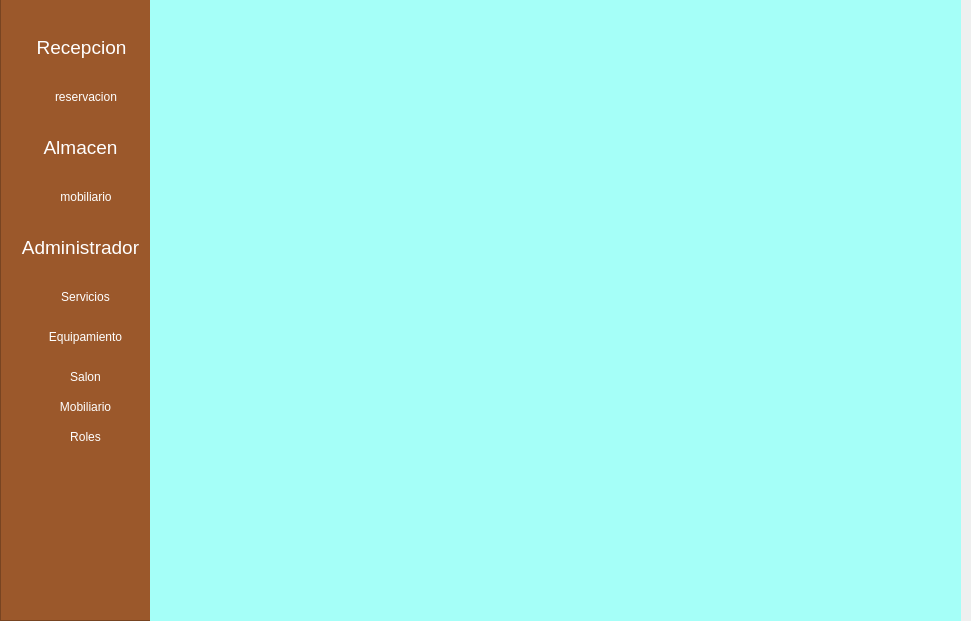
<?xml version="1.0" encoding="UTF-8"?>
<ui version="4.0">
 <class>MainWindow</class>
 <widget class="QMainWindow" name="MainWindow">
  <property name="geometry">
   <rect>
    <x>0</x>
    <y>0</y>
    <width>971</width>
    <height>621</height>
   </rect>
  </property>
  <property name="windowTitle">
   <string>MainWindow</string>
  </property>
  <widget class="QWidget" name="centralwidget">
   <widget class="QFrame" name="sideBar">
    <property name="geometry">
     <rect>
      <x>0</x>
      <y>-20</y>
      <width>151</width>
      <height>641</height>
     </rect>
    </property>
    <property name="styleSheet">
     <string notr="true">background-color: rgba(155, 88, 43, 1.0);</string>
    </property>
    <property name="frameShape">
     <enum>QFrame::Shape::StyledPanel</enum>
    </property>
    <property name="frameShadow">
     <enum>QFrame::Shadow::Raised</enum>
    </property>
    <widget class="QPushButton" name="btnRecepcion">
     <property name="geometry">
      <rect>
       <x>21</x>
       <y>50</y>
       <width>121</width>
       <height>34</height>
      </rect>
     </property>
     <property name="font">
      <font>
       <pointsize>14</pointsize>
      </font>
     </property>
     <property name="styleSheet">
      <string notr="true">border: none;
background-color: rgb(155, 88, 43);
color: rgb(255, 255, 255);
</string>
     </property>
     <property name="text">
      <string>Recepcion</string>
     </property>
    </widget>
    <widget class="QPushButton" name="btnAlmacen">
     <property name="geometry">
      <rect>
       <x>20</x>
       <y>150</y>
       <width>121</width>
       <height>34</height>
      </rect>
     </property>
     <property name="minimumSize">
      <size>
       <width>92</width>
       <height>0</height>
      </size>
     </property>
     <property name="font">
      <font>
       <pointsize>14</pointsize>
      </font>
     </property>
     <property name="styleSheet">
      <string notr="true">border: none;
background-color: rgb(155, 88, 43);
color: rgb(255, 255, 255);
</string>
     </property>
     <property name="text">
      <string>Almacen</string>
     </property>
    </widget>
    <widget class="QWidget" name="subMenuRecepcion" native="true">
     <property name="geometry">
      <rect>
       <x>20</x>
       <y>90</y>
       <width>120</width>
       <height>51</height>
      </rect>
     </property>
     <property name="styleSheet">
      <string notr="true">background-color: rgb(155, 88, 43);</string>
     </property>
     <widget class="QPushButton" name="reservacion">
      <property name="geometry">
       <rect>
        <x>20</x>
        <y>10</y>
        <width>92</width>
        <height>34</height>
       </rect>
      </property>
      <property name="styleSheet">
       <string notr="true">border: none;
background-color: rgb(155, 88, 43);
color: rgb(255, 255, 255);
</string>
      </property>
      <property name="text">
       <string>reservacion</string>
      </property>
     </widget>
    </widget>
    <widget class="QPushButton" name="btnAdministracion">
     <property name="geometry">
      <rect>
       <x>10</x>
       <y>250</y>
       <width>141</width>
       <height>34</height>
      </rect>
     </property>
     <property name="font">
      <font>
       <pointsize>14</pointsize>
      </font>
     </property>
     <property name="styleSheet">
      <string notr="true">border: none;
background-color: rgb(155, 88, 43);
color: rgb(255, 255, 255);

</string>
     </property>
     <property name="text">
      <string>Administrador</string>
     </property>
    </widget>
    <widget class="QWidget" name="subMenuAlmacen" native="true">
     <property name="geometry">
      <rect>
       <x>20</x>
       <y>190</y>
       <width>120</width>
       <height>51</height>
      </rect>
     </property>
     <property name="styleSheet">
      <string notr="true">background-color: rgb(155, 88, 43);</string>
     </property>
     <widget class="QPushButton" name="mobiliario">
      <property name="geometry">
       <rect>
        <x>20</x>
        <y>10</y>
        <width>92</width>
        <height>34</height>
       </rect>
      </property>
      <property name="styleSheet">
       <string notr="true">border: none;
background-color: rgb(155, 88, 43);
color: rgb(255, 255, 255);
</string>
      </property>
      <property name="text">
       <string>mobiliario</string>
      </property>
     </widget>
    </widget>
    <widget class="QWidget" name="subMenuAdministracion" native="true">
     <property name="geometry">
      <rect>
       <x>20</x>
       <y>290</y>
       <width>120</width>
       <height>241</height>
      </rect>
     </property>
     <property name="styleSheet">
      <string notr="true">background-color: rgba(155, 88, 43, 1.0)</string>
     </property>
     <widget class="QPushButton" name="servicios">
      <property name="geometry">
       <rect>
        <x>10</x>
        <y>10</y>
        <width>111</width>
        <height>34</height>
       </rect>
      </property>
      <property name="layoutDirection">
       <enum>Qt::LayoutDirection::RightToLeft</enum>
      </property>
      <property name="styleSheet">
       <string notr="true">border: none;
background-color: rgb(155, 88, 43);
color: rgb(255, 255, 255);

</string>
      </property>
      <property name="text">
       <string>Servicios</string>
      </property>
     </widget>
     <widget class="QPushButton" name="equipamiento">
      <property name="geometry">
       <rect>
        <x>10</x>
        <y>50</y>
        <width>111</width>
        <height>34</height>
       </rect>
      </property>
      <property name="layoutDirection">
       <enum>Qt::LayoutDirection::RightToLeft</enum>
      </property>
      <property name="styleSheet">
       <string notr="true">border: none;
background-color: rgb(155, 88, 43);
color: rgb(255, 255, 255);
</string>
      </property>
      <property name="text">
       <string>Equipamiento</string>
      </property>
     </widget>
     <widget class="QPushButton" name="equipamiento_2">
      <property name="geometry">
       <rect>
        <x>10</x>
        <y>90</y>
        <width>111</width>
        <height>34</height>
       </rect>
      </property>
      <property name="layoutDirection">
       <enum>Qt::LayoutDirection::RightToLeft</enum>
      </property>
      <property name="styleSheet">
       <string notr="true">border: none;
background-color: rgb(155, 88, 43);
color: rgb(255, 255, 255);
</string>
      </property>
      <property name="text">
       <string>Salon</string>
      </property>
     </widget>
     <widget class="QPushButton" name="equipamiento_3">
      <property name="geometry">
       <rect>
        <x>10</x>
        <y>120</y>
        <width>111</width>
        <height>34</height>
       </rect>
      </property>
      <property name="layoutDirection">
       <enum>Qt::LayoutDirection::RightToLeft</enum>
      </property>
      <property name="styleSheet">
       <string notr="true">border: none;
background-color: rgb(155, 88, 43);
color: rgb(255, 255, 255);
</string>
      </property>
      <property name="text">
       <string>Mobiliario</string>
      </property>
     </widget>
     <widget class="QPushButton" name="equipamiento_4">
      <property name="geometry">
       <rect>
        <x>10</x>
        <y>150</y>
        <width>111</width>
        <height>34</height>
       </rect>
      </property>
      <property name="layoutDirection">
       <enum>Qt::LayoutDirection::RightToLeft</enum>
      </property>
      <property name="styleSheet">
       <string notr="true">border: none;
background-color: rgb(155, 88, 43);
color: rgb(255, 255, 255);
</string>
      </property>
      <property name="text">
       <string>Roles</string>
      </property>
     </widget>
    </widget>
   </widget>
   <widget class="QStackedWidget" name="stackedWidget">
    <property name="geometry">
     <rect>
      <x>150</x>
      <y>0</y>
      <width>811</width>
      <height>641</height>
     </rect>
    </property>
    <property name="styleSheet">
     <string notr="true"/>
    </property>
    <widget class="QWidget" name="inicio">
     <property name="styleSheet">
      <string notr="true">background-color: rgb(165, 255, 248);</string>
     </property>
    </widget>
    <widget class="QWidget" name="adminServicios">
     <property name="styleSheet">
      <string notr="true">background-color: rgba(245, 221, 178, 1.0);</string>
     </property>
     <widget class="QTabWidget" name="tabWidget">
      <property name="geometry">
       <rect>
        <x>10</x>
        <y>0</y>
        <width>781</width>
        <height>601</height>
       </rect>
      </property>
      <property name="cursor">
       <cursorShape>PointingHandCursor</cursorShape>
      </property>
      <property name="styleSheet">
       <string notr="true">QTabWidget::pane {
    border-top: 3px solid #9b582b;
	color: rgb(155, 88, 43);
    margin-top: 5px;
}

QTabWidget::tab-bar {
    alignment: left;
}

QTabBar::tab {
    background-color: #9b582b;
	selection-color: rgb(155, 88, 43);
    border: 1px solid #c0c0c0;
    padding: 8px 16px;
    margin-right: 2px;
    border-top-left-radius: 4px;
    border-top-right-radius: 4px;
}

QTabBar::tab:selected {
    background-color: #c67037;
    border-bottom-color: white;
}

QTabBar::tab:hover {
    background-color: rgb(105, 60, 29);
}</string>
      </property>
      <property name="currentIndex">
       <number>1</number>
      </property>
      <widget class="QWidget" name="tab_3">
       <attribute name="title">
        <string>Tipo de servicios</string>
       </attribute>
       <widget class="QLabel" name="label_7">
        <property name="geometry">
         <rect>
          <x>30</x>
          <y>20</y>
          <width>251</width>
          <height>41</height>
         </rect>
        </property>
        <property name="font">
         <font>
          <family>Adwaita Sans</family>
          <pointsize>-1</pointsize>
          <bold>true</bold>
         </font>
        </property>
        <property name="styleSheet">
         <string notr="true">color: rgba(155, 88, 43, 1.0);
font-size: 28px;</string>
        </property>
        <property name="text">
         <string>Tipo de servicio</string>
        </property>
       </widget>
       <widget class="QLineEdit" name="lineEdit_5">
        <property name="geometry">
         <rect>
          <x>40</x>
          <y>70</y>
          <width>521</width>
          <height>41</height>
         </rect>
        </property>
        <property name="styleSheet">
         <string notr="true">color: rgb(0, 0, 0);
border-radius: 5px;
border-bottom: 3px solid rgba(155, 88, 43, 1.0);
border-right: 3px solid  rgba(155, 88, 43, 1.0);</string>
        </property>
        <property name="text">
         <string/>
        </property>
        <property name="placeholderText">
         <string>Servicio de copiado</string>
        </property>
       </widget>
       <widget class="QPushButton" name="pushButton_3">
        <property name="geometry">
         <rect>
          <x>570</x>
          <y>70</y>
          <width>161</width>
          <height>41</height>
         </rect>
        </property>
        <property name="styleSheet">
         <string notr="true">border-radius: 10px;
background-color: rgb(38, 96, 255);
background-color: rgb(34, 76, 184);</string>
        </property>
        <property name="text">
         <string>Buscar</string>
        </property>
       </widget>
       <widget class="QTableWidget" name="tableWidget">
        <property name="geometry">
         <rect>
          <x>40</x>
          <y>130</y>
          <width>671</width>
          <height>371</height>
         </rect>
        </property>
        <column>
         <property name="text">
          <string>Codigo del servicio</string>
         </property>
        </column>
        <column>
         <property name="text">
          <string>Nombre</string>
         </property>
        </column>
       </widget>
      </widget>
      <widget class="QWidget" name="tab_4">
       <attribute name="title">
        <string>Servicios</string>
       </attribute>
       <widget class="QLabel" name="label_2">
        <property name="geometry">
         <rect>
          <x>20</x>
          <y>10</y>
          <width>251</width>
          <height>41</height>
         </rect>
        </property>
        <property name="font">
         <font>
          <family>Adwaita Sans</family>
          <pointsize>-1</pointsize>
          <bold>true</bold>
         </font>
        </property>
        <property name="styleSheet">
         <string notr="true">color: rgba(155, 88, 43, 1.0);
font-size: 28px;</string>
        </property>
        <property name="text">
         <string>Servicios</string>
        </property>
       </widget>
       <widget class="QLineEdit" name="sNombreSer">
        <property name="geometry">
         <rect>
          <x>70</x>
          <y>130</y>
          <width>291</width>
          <height>51</height>
         </rect>
        </property>
        <property name="styleSheet">
         <string notr="true">color: rgb(0, 0, 0);
border-radius: 5px;
border-bottom: 3px solid rgba(155, 88, 43, 1.0);
border-right: 3px solid  rgba(155, 88, 43, 1.0);</string>
        </property>
        <property name="text">
         <string/>
        </property>
        <property name="placeholderText">
         <string>Servicio de copiado</string>
        </property>
       </widget>
       <widget class="QPushButton" name="sConfirmar">
        <property name="geometry">
         <rect>
          <x>100</x>
          <y>380</y>
          <width>261</width>
          <height>61</height>
         </rect>
        </property>
        <property name="styleSheet">
         <string notr="true">border-radius: 10px;
background-color: #2B9B32;</string>
        </property>
        <property name="text">
         <string>Confirmar</string>
        </property>
       </widget>
       <widget class="QPushButton" name="sCancelar">
        <property name="geometry">
         <rect>
          <x>400</x>
          <y>380</y>
          <width>261</width>
          <height>61</height>
         </rect>
        </property>
        <property name="styleSheet">
         <string notr="true">border-radius: 10px;
background-color: #CA301B;</string>
        </property>
        <property name="text">
         <string>Cancelar</string>
        </property>
       </widget>
       <widget class="QLineEdit" name="sTipoServicio">
        <property name="geometry">
         <rect>
          <x>70</x>
          <y>260</y>
          <width>291</width>
          <height>51</height>
         </rect>
        </property>
        <property name="styleSheet">
         <string notr="true">color: rgb(0, 0, 0);
border-radius: 5px;
border-bottom: 3px solid rgba(155, 88, 43, 1.0);
border-right: 3px solid  rgba(155, 88, 43, 1.0);</string>
        </property>
        <property name="text">
         <string/>
        </property>
        <property name="placeholderText">
         <string>Servicios empresariales</string>
        </property>
       </widget>
       <widget class="QLineEdit" name="sDescripcion">
        <property name="geometry">
         <rect>
          <x>400</x>
          <y>260</y>
          <width>291</width>
          <height>51</height>
         </rect>
        </property>
        <property name="styleSheet">
         <string notr="true">color: rgb(0, 0, 0);
border-radius: 5px;
border-bottom: 3px solid rgba(155, 88, 43, 1.0);
border-right: 3px solid  rgba(155, 88, 43, 1.0);</string>
        </property>
        <property name="text">
         <string/>
        </property>
        <property name="placeholderText">
         <string>Copias</string>
        </property>
       </widget>
       <widget class="QLineEdit" name="sCostoRenta">
        <property name="geometry">
         <rect>
          <x>400</x>
          <y>130</y>
          <width>291</width>
          <height>51</height>
         </rect>
        </property>
        <property name="styleSheet">
         <string notr="true">color: rgb(0, 0, 0);
border-radius: 5px;
border-bottom: 3px solid rgba(155, 88, 43, 1.0);
border-right: 3px solid  rgba(155, 88, 43, 1.0);</string>
        </property>
        <property name="text">
         <string/>
        </property>
        <property name="placeholderText">
         <string>500.99</string>
        </property>
       </widget>
       <widget class="QLabel" name="label_3">
        <property name="geometry">
         <rect>
          <x>70</x>
          <y>80</y>
          <width>291</width>
          <height>41</height>
         </rect>
        </property>
        <property name="font">
         <font>
          <family>Adwaita Sans</family>
          <pointsize>18</pointsize>
          <bold>false</bold>
         </font>
        </property>
        <property name="styleSheet">
         <string notr="true">color: rgba(155, 88, 43, 1.0);
</string>
        </property>
        <property name="text">
         <string>Nombre del servicio</string>
        </property>
       </widget>
       <widget class="QLabel" name="label_4">
        <property name="geometry">
         <rect>
          <x>70</x>
          <y>210</y>
          <width>291</width>
          <height>41</height>
         </rect>
        </property>
        <property name="font">
         <font>
          <family>Adwaita Sans</family>
          <pointsize>18</pointsize>
          <bold>false</bold>
         </font>
        </property>
        <property name="styleSheet">
         <string notr="true">color: rgba(155, 88, 43, 1.0);
</string>
        </property>
        <property name="text">
         <string>Tipo de servicio</string>
        </property>
       </widget>
       <widget class="QLabel" name="label_5">
        <property name="geometry">
         <rect>
          <x>400</x>
          <y>210</y>
          <width>291</width>
          <height>41</height>
         </rect>
        </property>
        <property name="font">
         <font>
          <family>Adwaita Sans</family>
          <pointsize>18</pointsize>
          <bold>false</bold>
         </font>
        </property>
        <property name="styleSheet">
         <string notr="true">color: rgba(155, 88, 43, 1.0);
</string>
        </property>
        <property name="text">
         <string>Descripcion</string>
        </property>
       </widget>
       <widget class="QLabel" name="label_6">
        <property name="geometry">
         <rect>
          <x>400</x>
          <y>80</y>
          <width>291</width>
          <height>41</height>
         </rect>
        </property>
        <property name="font">
         <font>
          <family>Adwaita Sans</family>
          <pointsize>18</pointsize>
          <bold>false</bold>
         </font>
        </property>
        <property name="styleSheet">
         <string notr="true">color: rgba(155, 88, 43, 1.0);
</string>
        </property>
        <property name="text">
         <string>Costo de renta</string>
        </property>
       </widget>
       <widget class="QLabel" name="sMensaje">
        <property name="geometry">
         <rect>
          <x>280</x>
          <y>470</y>
          <width>251</width>
          <height>41</height>
         </rect>
        </property>
        <property name="font">
         <font>
          <family>Adwaita Sans</family>
          <pointsize>-1</pointsize>
          <bold>true</bold>
         </font>
        </property>
        <property name="styleSheet">
         <string notr="true">color: rgba(155, 88, 43, 1.0);
font-size: 28px;</string>
        </property>
        <property name="text">
         <string>Mensaje</string>
        </property>
       </widget>
      </widget>
     </widget>
    </widget>
    <widget class="QWidget" name="adminEquipamiento">
     <property name="styleSheet">
      <string notr="true">background-color: rgb(255, 168, 28);</string>
     </property>
    </widget>
   </widget>
  </widget>
 </widget>
 <resources/>
 <connections/>
</ui>
